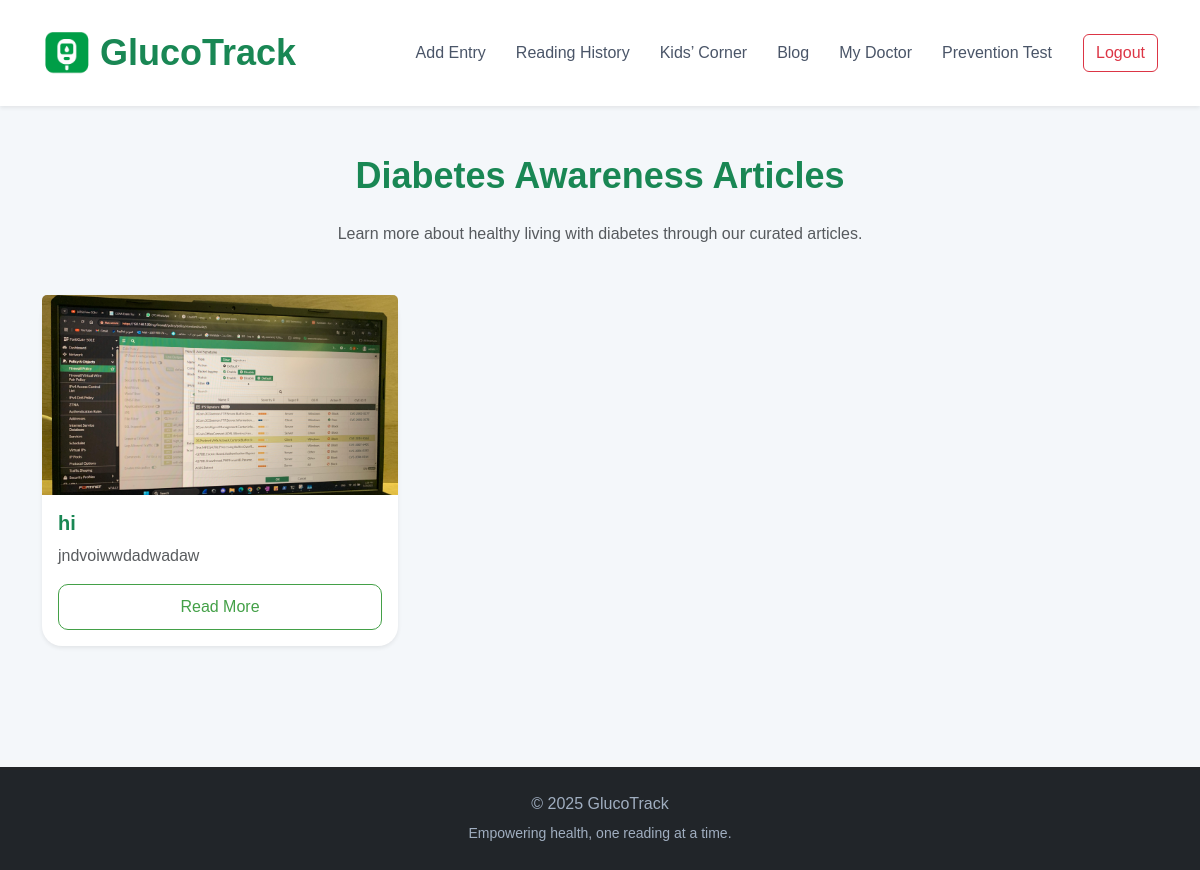
Screenshot of /patient_blog/ (signed in) with the database file from the repository.
### medical_staff_blogs/models.py (models this page shows, shortened)
class BlogPost(models.Model):
    doctor = models.ForeignKey(MedicalStaffProfile, on_delete=models.CASCADE)
    title = models.CharField(max_length=255)
    short_description = models.TextField()
    content = models.TextField()
    image = models.ImageField(upload_to='blog_images/', blank=True, null=True)
    created_at = models.DateTimeField(auto_now_add=True)

### patient_blog/views.py (the view)
@login_required(login_url='login')
def patient_blog_list(request):
    blogs = BlogPost.objects.all().order_by('-created_at')
    return render(request, 'Patient/blog.html', {'blogs': blogs})

### templates/Patient/blog.html (shortened to what this page needs)
{% load static %}
<!DOCTYPE html>
<html lang="en">
{% include 'Patient/navbar.html'%}
<head>
</head>
<body>
  <main class="container py-5">
    <h2 class="fw-bold text-success text-center mb-4">Diabetes Awareness Articles</h2>
    <p class="text-center text-muted mb-5">Learn more about healthy living with diabetes through our curated articles.</p>
    <div class="row">
      {% for blog in blogs %}
      <div class="col-md-4 mb-4">
        <div class="card h-100 shadow-sm">
          {% if blog.image %}
            <img src="{{ blog.image.url }}" class="card-img-top" alt="{{ blog.title }}" style="height: 200px; object-fit: cover;">
          {% endif %}
          <div class="card-body d-flex flex-column">
            <h5 class="card-title text-success fw-bold">{{ blog.title }}</h5>
            <p class="card-text text-muted">{{ blog.short_description }}</p>
            <a href="{% url 'patient_blog_detail' blog.id %}" class="btn btn-outline-success mt-auto">Read More</a>
          </div>
        </div>
      </div>
      {% endfor %}
    </div>
  </main>
  <footer class="bg-dark text-light py-4 mt-5">
    <div class="container text-center">
      <p class="mb-1">© 2025 GlucoTrack</p>
      <small>Empowering health, one reading at a time.</small>
    </div>
  </footer>
</body>
</html>

### static/css/style.css (style rules this page uses)
html, body { height: 100%; margin: 0; }
body { font-family: 'Poppins', sans-serif; background-color: #f4f7fa; color: #2d3748; --default-color: #43a047; --secondary-color: #1e88e5; --light-gray: #e2e8f0; line-height: 1.6; display: flex; flex-direction: column; }
main { flex: 1; }
.card { border: none; border-radius: 20px; background-color: #ffffff; box-shadow: 0 10px 30px rgba(0, 0, 0, 0.08); transition: transform 0.3s ease, box-shadow 0.3s ease; }
h2, h3, h5, h6 { font-weight: 600; color: #2d3748; }
h2 { font-size: 2.25rem; }
p, small { color: #718096; }
.btn-outline-success { border-color: var(--default-color); color: var(--default-color); padding: 10px 20px; border-radius: 10px; transition: background-color 0.3s ease, color 0.3s ease; }
a { color: var(--secondary-color); text-decoration: none; transition: color 0.3s ease; }
footer { background-color: #1a202c; padding: 40px 0; }
footer p, footer small { color: #a0aec0; }
.card-title { color: #2b5d4d; font-weight: 600; }
.card-text { color: #4a4a4a; }
.btn-outline-success { border-color: #43a047; color: #43a047; font-weight: 500; }
h2 { color: #2b5d4d; }
button, .btn { font-size: 1rem; }

### rows the page displays
BlogPost: image (picture), title "hi", short_description "jndvoiwwdadwadaw"
